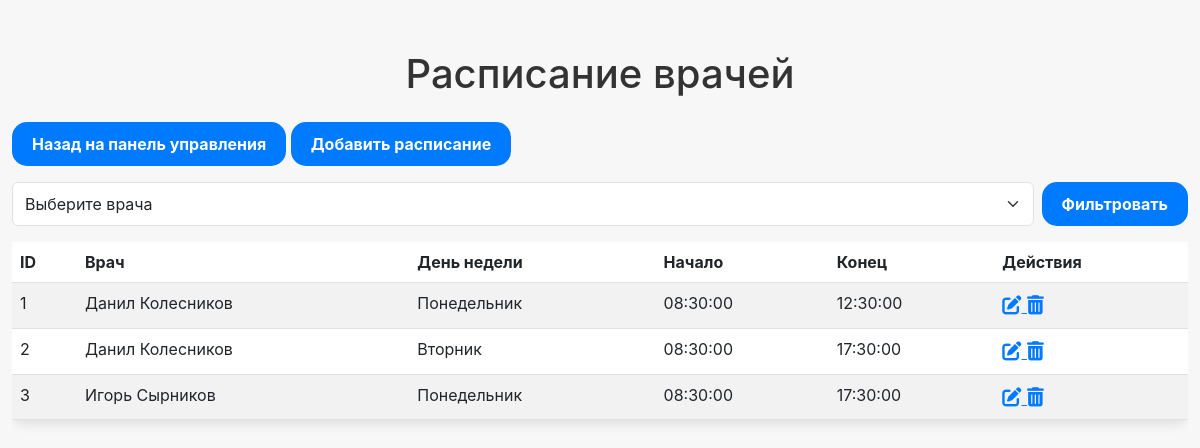
Screenshot of /view_schedule with the database file from the repository.
### app/models.py (models this page shows)
class Schedule(db.Model):
    __tablename__ = 'schedules'
    schedule_id = db.Column(db.Integer, primary_key=True)
    doctor_id = db.Column(db.Integer, db.ForeignKey('doctors.doctor_id'), nullable=False)
    day_of_week = db.Column(db.String(20))
    start_time = db.Column(db.Time)
    end_time = db.Column(db.Time)
    doctor = db.relationship('Doctor', backref='schedules')

class Doctor(db.Model):
    __tablename__ = 'doctors'
    doctor_id = db.Column(db.Integer, primary_key=True)
    user_id = db.Column(db.Integer, db.ForeignKey('users.user_id'), nullable=False)
    first_name = db.Column(db.String(50), nullable=False)
    middle_name = db.Column(db.String(50))  # Отчество
    last_name = db.Column(db.String(50), nullable=False)
    specialization = db.Column(db.String(100), nullable=False)
    birth_date = db.Column(db.Date, nullable=False)
    phone_number = db.Column(db.String(20))
    department_id = db.Column(db.Integer, db.ForeignKey('departments.department_id'))
    user = db.relationship('User', backref=db.backref('doctor', uselist=False))
    department = db.relationship('Department', backref='doctors')

### app/schedules.py (the view)
    @app.route('/view_schedule')
    def view_schedule():
        doctor_id = request.args.get('doctor_id')
        if doctor_id:
            schedules = Schedule.query.filter_by(doctor_id=doctor_id).all()
        else:
            schedules = Schedule.query.all()
        doctors = Doctor.query.all()
        return render_template('view_schedule.html', schedules=schedules, doctors=doctors, selected_doctor_id=doctor_id)

### app/schedules.py (called while the page is built)
def view_schedule(app):
    @app.route('/view_schedule')
    def view_schedule():
        doctor_id = request.args.get('doctor_id')
        if doctor_id:
            schedules = Schedule.query.filter_by(doctor_id=doctor_id).all()
        else:
            schedules = Schedule.query.all()
        doctors = Doctor.query.all()
        return render_template('view_schedule.html', schedules=schedules, doctors=doctors, selected_doctor_id=doctor_id)

### app/templates/view_schedule.html (shortened to what this page needs)
<!DOCTYPE html>
<html lang="ru">
<head>
    <link rel="stylesheet" href="https://cdnjs.cloudflare.com/ajax/libs/bootstrap/5.3.0-alpha1/css/bootstrap.min.css">
    <link rel="stylesheet" href="https://cdnjs.cloudflare.com/ajax/libs/font-awesome/6.0.0-beta3/css/all.min.css">
</head>
<body>
<div class="container">
    <h1 class="text-center mb-4">Расписание врачей</h1>
    <div class="mb-3">
        <a href="{{ url_for('dashboard') }}" class="btn btn-primary">Назад на панель управления</a>
        <a href="{{ url_for('add_schedule') }}" class="btn btn-primary">Добавить расписание</a>
    </div>
    <div class="mb-3">
        <form method="GET" action="{{ url_for('view_schedule') }}" class="d-flex">
            <select name="doctor_id" class="form-select me-2">
                <option value="" disabled selected>Выберите врача</option>
            </select>
            <button type="submit" class="btn btn-primary">Фильтровать</button>
        </form>
    </div>
    <div class="table-container">
        <table class="table table-striped">
            <thead>
                <tr>
                    <th>ID</th>
                    <th>Врач</th>
                    <th>День недели</th>
                    <th>Начало</th>
                    <th>Конец</th>
                    <th>Действия</th>
                </tr>
            </thead>
            <tbody>
                {% for schedule in schedules %}
                <tr>
                    <td>{{ schedule.schedule_id }}</td>
                    <td>{{ schedule.doctor.first_name }} {{ schedule.doctor.last_name }}</td>
                    <td>{{ schedule.day_of_week }}</td>
                    <td>{{ schedule.start_time }}</td>
                    <td>{{ schedule.end_time }}</td>
                    <td>
                        <a href="{{ url_for('edit_schedule', schedule_id=schedule.schedule_id) }}" class="action-btn">
                            <i class="fas fa-edit"></i>
                        </a>
                        <form action="{{ url_for('delete_schedule', schedule_id=schedule.schedule_id) }}" method="POST" style="display:inline;">
                            <button type="submit" class="action-btn" onclick="return confirm('Вы уверены, что хотите удалить это расписание?')">
                                <i class="fas fa-trash-alt"></i>
                            </button>
                        </form>
                    </td>
                </tr>
                {% endfor %}
            </tbody>
        </table>
    </div>
</div>
</body>
</html>

### app/templates/view_schedule.html (style rules this page uses)
body { background-color: #f7f7f7; font-family: -apple-system, BlinkMacSystemFont, "San Francisco", "Helvetica Neue", sans-serif; color: #333; }
.container { margin-top: 50px; max-width: 1200px; }
.table-container { overflow-x: auto; }
.table { background-color: #fff; border-radius: 10px; box-shadow: 0 4px 12px rgba(0, 0, 0, 0.1); width: 100%; }
.btn { border-radius: 15px; padding: 10px 20px; background-color: #007aff; border: none; color: #fff; font-weight: bold; }
.action-btn { border: none; background: none; color: #007aff; font-size: 1.2rem; padding: 0; margin: 0; }

### rows the page displays
Schedule: schedule_id "1", doctor.first_name "Данил", doctor.last_name "Колесников", day_of_week "Понедельник", start_time "08:30:00", end_time "12:30:00"
Schedule: schedule_id "2", doctor.first_name "Данил", doctor.last_name "Колесников", day_of_week "Вторник", start_time "08:30:00", end_time "17:30:00"
Schedule: schedule_id "3", doctor.first_name "Игорь", doctor.last_name "Сырников", day_of_week "Понедельник", start_time "08:30:00", end_time "17:30:00"
